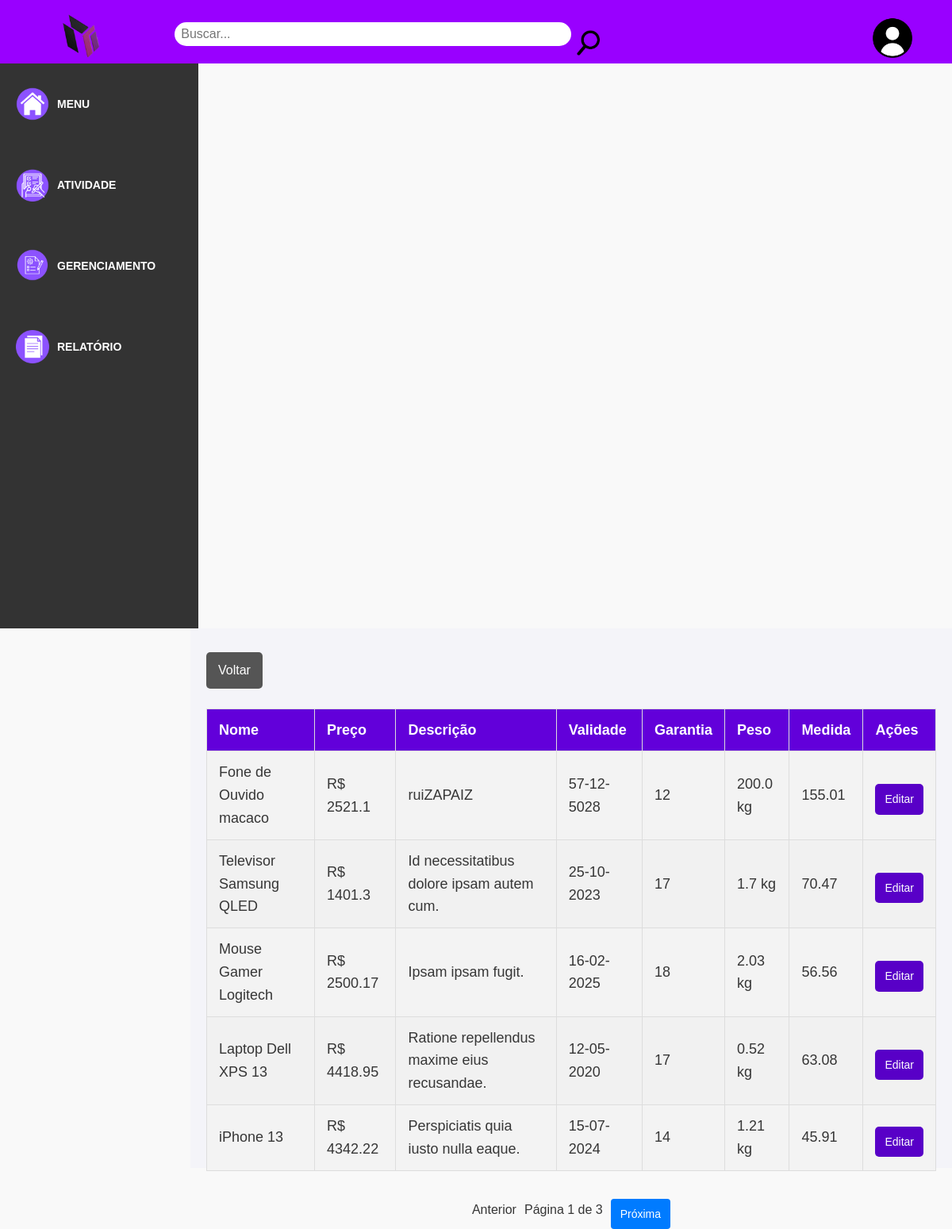
The page /produtos/listar on the database its author committed.
### models.py (models this page shows, shortened)
class Produto(Base):
    __tablename__ = 'PRODUTO'
    id_produto = Column(Integer, primary_key=True)
    nome_produto = Column(String(30), nullable=False, index=True)
    preco_produto = Column(Float, nullable=False)
    descricao = Column(String(80), nullable=False)
    validade_produto = Column(String, nullable=False)
    garantia_produto = Column(Integer, nullable=False)  # Garantia em meses
    peso_produto = Column(Float, nullable=False)  # Em kg
    medida_produto = Column(String, nullable=False)  # Em cm
    id_fornecedor = Column(Integer, ForeignKey('FORNECEDOR.id_fornecedor'), nullable=False)
    fornecedor = relationship('Fornecedor', back_populates='produtos')
    id_categoria_prod = Column(Integer, ForeignKey('CATEGORIA_PROD.id_categoria_prod'), nullable=False)
    categoria = relationship('Categoria', back_populates='produtos')

### app.py (the view)
@app.route('/produtos/listar', methods=['GET', 'POST'])
def listar_produtos():
    page = int(request.args.get('page', 1))
    per_page = 5
    lista_produtos = db_session.query(Produto, Categoria, Fornecedor) \
        .join(Categoria, Produto.id_categoria_prod == Categoria.id_categoria_prod) \
        .join(Fornecedor, Produto.id_fornecedor == Fornecedor.id_fornecedor) \
        .limit(per_page) \
        .offset((page - 1) * per_page) \
        .all()
    total_produtos = db_session.query(Produto).count()
    total_pages = ceil(total_produtos / per_page)
    return render_template('consultar_produto.html',
                           lista_produtos=lista_produtos,
                           page=page,
                           total_pages=total_pages)

### templates/consultar_produto.html
{% extends 'base.html' %}
{% block conteudo %}
<a href="{{ url_for('produtos') }}" class="btn-voltar">Voltar</a>
    <table class="styled-table">
        <thead>
            <tr>
                <th>Nome</th>
                <th>Preço</th>
                <th>Descrição</th>
                <th>Validade</th>
                <th>Garantia</th>
                <th>Peso</th>
                <th>Medida</th>
                <th>Ações</th>
            </tr>
        </thead>
        <tbody>
            {% for produto, categoria, fornecedor in lista_produtos %}
            <tr>
                <td>{{ produto.nome_produto }}</td>
                <td>R$ {{ produto.preco_produto }}</td>
                <td>{{ produto.descricao }}</td>
                <td>{{ produto.validade_produto }}</td>
                <td>{{ produto.garantia_produto }}</td>
                <td>{{ produto.peso_produto }} kg</td>
                <td>{{ produto.medida_produto }}</td>
                <td>
                    <a class="btn-edit" href="{{ url_for('editar_produtos', id=produto.id_produto) }}">Editar</a>
                </td>
            </tr>
            {% else %}
            <tr>
                <td colspan="8">Nenhum produto encontrado.</td>
            </tr>
            {% endfor %}
        </tbody>
    </table>
    <div class="pagination">
        {% if page > 1 %}
            <a href="{{ url_for('listar_produtos', page=page-1) }}">Anterior</a>
        {% else %}
            <span>Anterior</span>
        {% endif %}
        <span>Página {{ page }} de {{ total_pages }}</span>
        {% if page < total_pages %}
            <a href="{{ url_for('listar_produtos', page=page+1) }}">Próxima</a>
        {% else %}
            <span>Próxima</span>
        {% endif %}
    </div>
{% endblock %}

### static/css/base.css (style rules this page uses)
* { margin: 0; padding: 0; font-family: Arial, Helvetica, sans-serif; box-sizing: border-box; }
body { line-height: 1.6; color: #363636; background-color: #f9f9f9; }
.pagination { display: flex; justify-content: center; gap: 10px; margin-top: 20px; }
.pagination { text-align: center; margin-top: 40px; font-size: 1rem; }
a { text-decoration: none; color: #ad00ff; font-size: 14px; margin-top: 10px; display: block; }
.pagination { display: flex; justify-content: center; align-items: center; margin: 20px 0; list-style: none; padding: 0; }
.pagination a { display: inline-block; padding: 8px 12px; font-size: 14px; text-decoration: none; background-color: #007bff; color: white; border-radius: 4px; transition: background-color 0.3s, color 0.3s; }
.styled-table { width: 100%; border-collapse: collapse; margin: 25px 0; font-size: 18px; text-align: left; border: 1px solid #ddd; }
.styled-table thead tr { background-color: #6200da; color: #ffffff; text-align: left; font-weight: bold; }
.styled-table th, .styled-table td { padding: 12px 15px; border: 1px solid #ddd; }
.styled-table tbody tr { background-color: #f3f3f3; }
.styled-table tbody tr:nth-child(even) { background-color: #f1f1f1; }
.btn-edit { text-decoration: none; color: #ffffff; background-color: #5800c7; padding: 8px 12px; border-radius: 5px; font-size: 14px; transition: background-color 0.3s; }
.btn-voltar { display: inline-block; text-decoration: none; background-color: #555555; color: white; padding: 10px 15px; border-radius: 5px; font-size: 16px; transition: background-color 0.3s; }

### rows shown on the page
Produto: nome_produto "Fone de Ouvido macaco", preco_produto "2521.1", descricao "ruiZAPAIZ", validade_produto "57-12-5028", garantia_produto "12", peso_produto "200.0", medida_produto "155.01"
Produto: nome_produto "Televisor Samsung QLED", preco_produto "1401.3", descricao "Id necessitatibus dolore ipsam autem cum.", validade_produto "25-10-2023", garantia_produto "17", peso_produto "1.7", medida_produto "70.47"
Produto: nome_produto "Mouse Gamer Logitech", preco_produto "2500.17", descricao "Ipsam ipsam fugit.", validade_produto "16-02-2025", garantia_produto "18", peso_produto "2.03", medida_produto "56.56"
Produto: nome_produto "Laptop Dell XPS 13", preco_produto "4418.95", descricao "Ratione repellendus maxime eius recusandae.", validade_produto "12-05-2020", garantia_produto "17", peso_produto "0.52", medida_produto "63.08"
Produto: nome_produto "iPhone 13", preco_produto "4342.22", descricao "Perspiciatis quia iusto nulla eaque.", validade_produto "15-07-2024", garantia_produto "14", peso_produto "1.21", medida_produto "45.91"

### other values the page prints
{{ page }} "1"
{{ total_pages }} "3"
